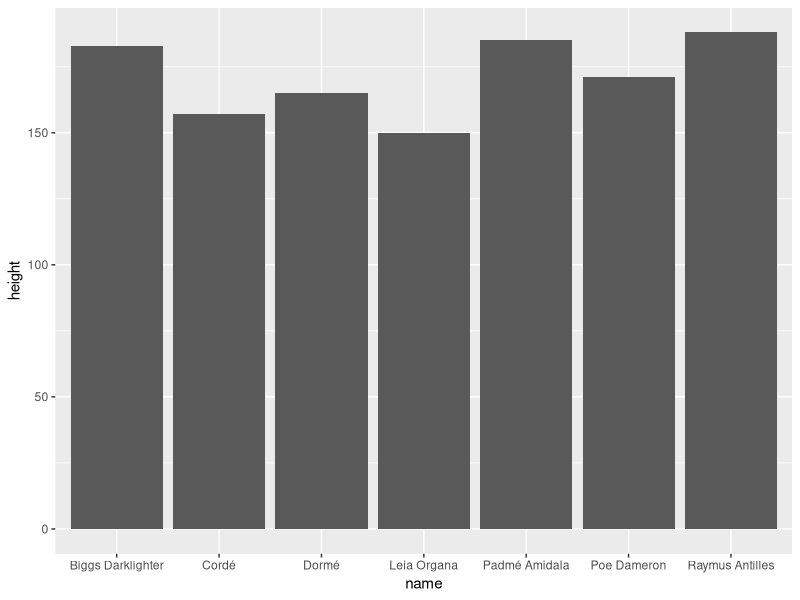
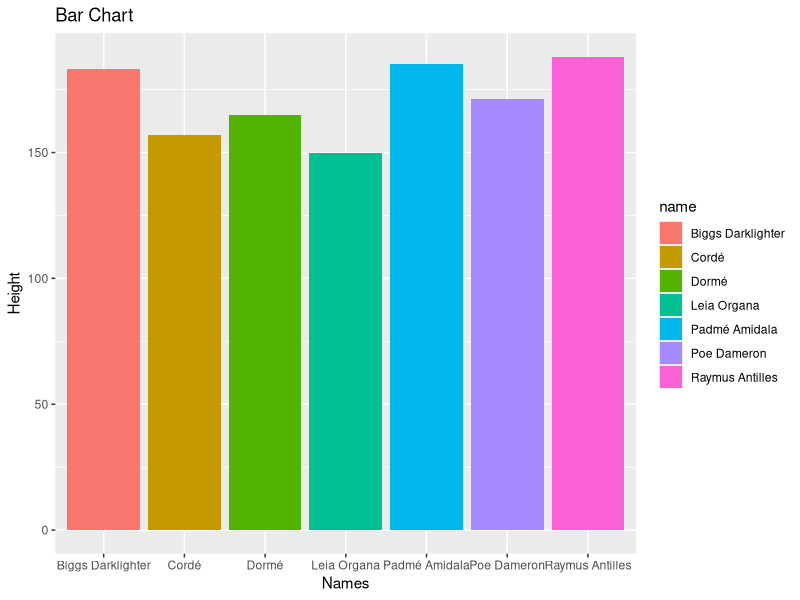

Source code (R) for these figures, in order:
install.packages("tidyverse")
library(tidyverse)
library(dplyr)
library(ggplot2)
stw<-starwars
View(stw)
str(stw)
colnames(stw)
rownames(stw)
dim(stw)
is.na(stw)
is.na(stw$height)
colSums(is.na(stw[c(3,4,7)]))


sum(is.na(stw))
sum(is.na(stw$height))

unique(stw$sex)

colSums(is.na(stw))
is.character(stw$gender)
is.numeric(stw$height)
is.character(stw$height)
summary(stw)

head(stw$hair_color)


tail(stw)
c(1:8)
df1<-select(stw,-c(1:8))
df1<-select(stw,c(1:8))
View(df1)

# dplyr aims to provide a function for each basic verb of data manipulation. These verbs can be organised into three categories based on the component of the dataset that they work with:

#Rows:
#filter() chooses rows based on column values.
# slice() chooses rows based on location.
# arrange() changes the order of the rows.

# Columns:
#select() changes whether or not a column is included.
# rename() changes the name of columns.
# mutate() changes the values of columns and creates new columns.
# relocate() changes the order of the columns.
# Groups of rows:
# summarise() collapses a group into a single row.

li_br<-(stw[stw$skin_color == "light" & stw$eye_color == "brown",])
mean_h<-round(mean(li_br$height,na.rm = TRUE))

li_br$height[is.na(li_br$height)]<-mean_h

View(li_br)

ggplot(data=li_br,aes(x=name,y=height))+geom_col()




stw %>% 
  filter(skin_color == "light", eye_color == "brown")%>%
  mutate(height=ifelse((is.na(height)),mean(height,na.rm = TRUE),
                       height))%>%
  ggplot(aes(x=name,y=height,fill=name))+geom_col()+
  labs(title = 'Bar Chart',x='Names',y='Height')



unique(stw$skin_color)
